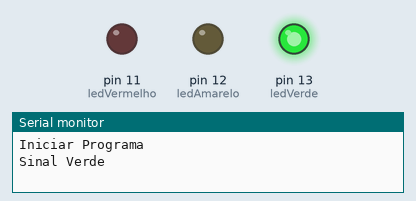
This sketch was run on a simulated Arduino Uno, built with avr-gcc and run on an emulated ATmega328P. Shown: output pins drawn as LEDs (lit = HIGH), the last lines printed to the serial monitor.

Above: at 2.5 s.
At 6.0 s:
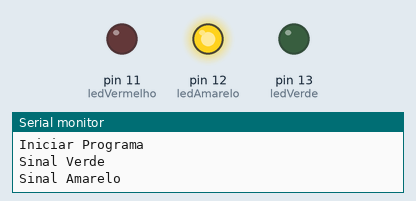
At 9.5 s:
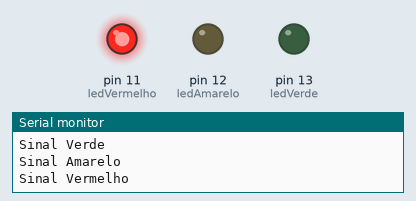
Timing chart, 0 to 15.6 s (numbered marks = the images above):
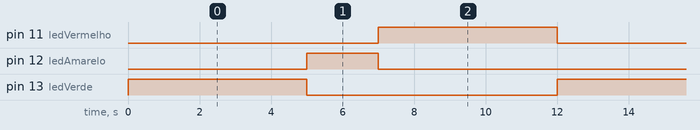

The sketch:

03_Semaforo.ino
```cpp
/*
	Semáforo:

	Faça um circuito contendo 3 LEDs, um verde, um amarelo e um vermelho.
	Estes LEDs representarão um semáforo. O LED verde deve ser controlado pelo pino 13;
	o LED amarelo deve ser controlado pelo pino 12;
	e o LED vermelho deve ser controlado pelo pino 11.

	Assim que a simulação começar o LED verde deve acender e permanecer aceso por 5 segundos.
	Após esse tempo o LED verde deve apagar e o LED amarelo deve acender e ficar nesse estado
	por 2 segundos. Por fim, o LED vermelho deve acender e se manter aceso por 5 segundos.
*/

// #define => Constante
#define ledVerde 13 // definir pino "13" Arduino (apelidar de ledVerde)
#define ledAmarelo 12 // definir pino "12" Arduino (apelidar de ledAmarelo)
#define ledVermelho 11 // definir pino "11" Arduino (apelidar de ledVermelho)

// ler um vez
void setup() {
  	Serial.begin(9600); // taxa de transmissão de dados "9600 bits por segundo (bps)"
	pinMode(ledVerde, OUTPUT); // pino(porta, saída)
  	pinMode(ledAmarelo, OUTPUT); // pino(porta, saída)
    pinMode(ledVermelho, OUTPUT); // pino(porta, saída)
  	Serial.println("Iniciar Programa"); // print no monitor serial
}

// loop infinito
void loop() {
 	digitalWrite(ledVerde, HIGH); // escrever (porta, ALTO)
  	digitalWrite(ledAmarelo, LOW); // escrever (porta, BAIXO)
    digitalWrite(ledVermelho, LOW); // escrever (porta, BAIXO)
  	Serial.println("Sinal Verde"); // print no monitor serial
  	delay(5000); // esperar 5s

    digitalWrite(ledVerde, LOW); // escrever (porta, ALTO)
  	digitalWrite(ledAmarelo, HIGH); // escrever (porta, BAIXO)
    digitalWrite(ledVermelho, LOW); // escrever (porta, BAIXO)
  	Serial.println("Sinal Amarelo"); // print no monitor serial
  	delay(2000); // esperar 2s

    digitalWrite(ledVerde, LOW); // escrever (porta, ALTO)
  	digitalWrite(ledAmarelo, LOW); // escrever (porta, BAIXO)
    digitalWrite(ledVermelho, HIGH); // escrever (porta, BAIXO)
  	Serial.println("Sinal Vermelho"); // print no monitor serial
  	delay(5000); // esperar 5s
}
```

TESTE01.cpp
```cpp
#include <Arduino.h>
```

TESTE02.cpp
```cpp
#include <Arduino.h> 
```

TESTE03.cpp
```cpp
#include <Arduino.h>
```

Measured:
- by itself, pin 11 (ledVermelho), pin 13 (ledVerde): alternates HIGH for 5.0 s and LOW for 7.0 s
- by itself, pin 12 (ledAmarelo): alternates HIGH for 2.0 s and LOW for 10.0 s
- by itself, everything shown: repeats every 12.0 s, in 3 steps
